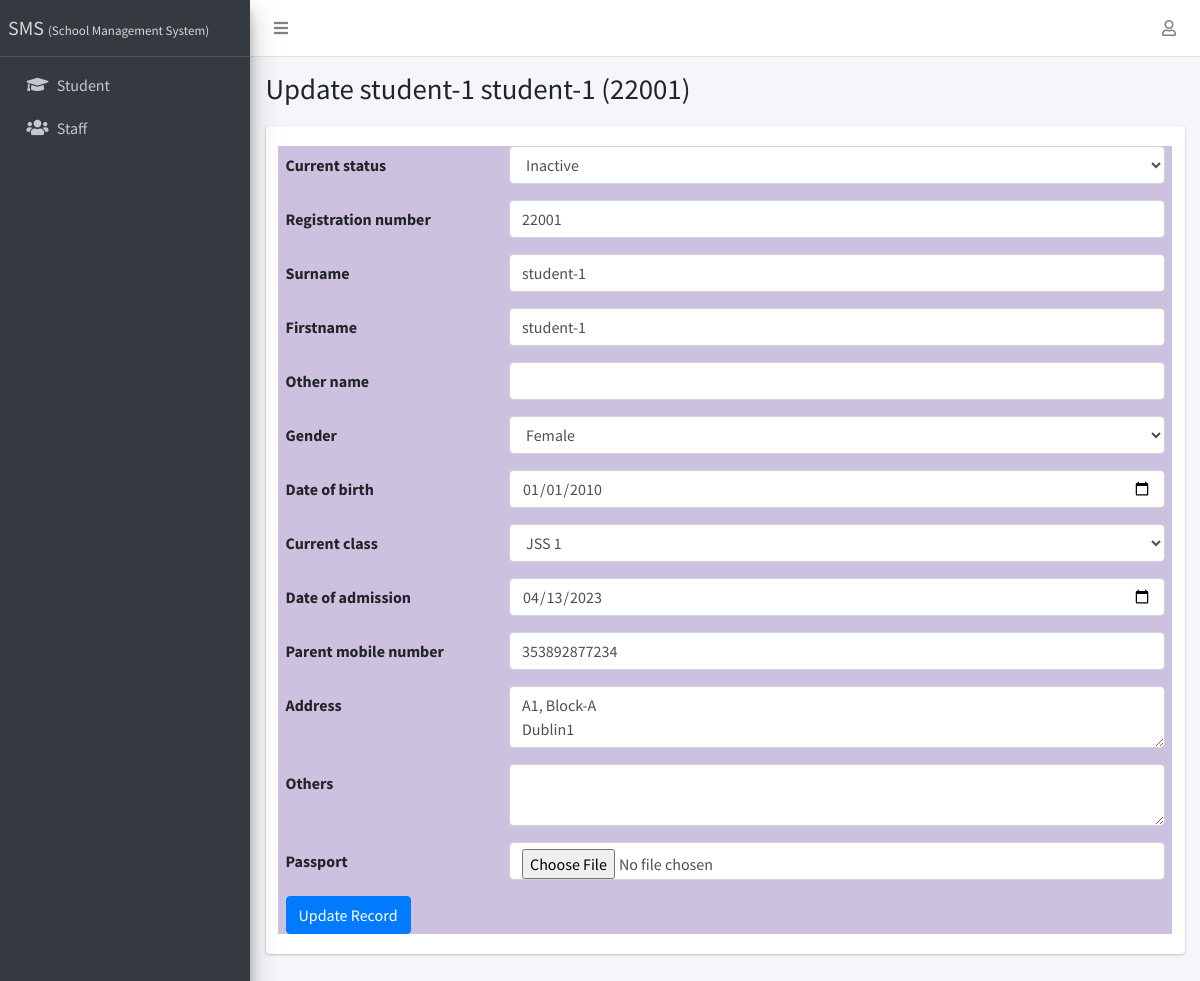
The app's page /student/1/update/ (signed in) with its own data.
### apps/students/models.py (models this page shows, shortened)
class Student(models.Model):
    STATUS_CHOICES = [("active", "Active"), ("inactive", "Inactive")]
    GENDER_CHOICES = [("male", "Male"), ("female", "Female")]
    current_status = models.CharField(
        max_length=10, choices=STATUS_CHOICES, default="active"
    )
    registration_number = models.CharField(max_length=200, unique=True)
    surname = models.CharField(max_length=200)
    firstname = models.CharField(max_length=200)
    other_name = models.CharField(max_length=200, blank=True)
    gender = models.CharField(max_length=10, choices=GENDER_CHOICES, default="male")
    date_of_birth = models.DateField(default=timezone.now)
    current_class = models.ForeignKey(
        StudentClass, on_delete=models.SET_NULL, blank=True, null=True
    )
    date_of_admission = models.DateField(default=timezone.now)
    mobile_num_regex = RegexValidator(
        regex="^[0-9]{10,15}$", message="Entered mobile number isn't in a right format!"
    )
    parent_mobile_number = models.CharField(
        validators=[mobile_num_regex], max_length=13, blank=True
    )
    address = models.TextField(blank=True)
    others = models.TextField(blank=True)
    passport = models.ImageField(blank=True, upload_to="students/passports/")
    class Meta:
        ordering = ["surname", "firstname", "other_name"]
    def __str__(self):
        return f"{self.surname} {self.firstname} {self.other_name} ({self.registration_number})"

### apps/students/views.py (the view)
# urls.py: path("<int:pk>/update/", StudentUpdateView.as_view(), name="student-update"),
class StudentUpdateView(LoginRequiredMixin, SuccessMessageMixin, UpdateView):
    model = Student
    fields = "__all__"
    success_message = "Record successfully updated."
    def get_form(self):
        form = super(StudentUpdateView, self).get_form()
        form.fields["date_of_birth"].widget = widgets.DateInput(attrs={"type": "date"})
        form.fields["date_of_admission"].widget = widgets.DateInput(
            attrs={"type": "date"}
        )
        form.fields["address"].widget = widgets.Textarea(attrs={"rows": 2})
        form.fields["others"].widget = widgets.Textarea(attrs={"rows": 2})
        return form

### apps/corecode/context_processors.py (called while the page is built)
def site_defaults(request):
    current_session = AcademicSession.objects.get(current=True)
    current_term = AcademicTerm.objects.get(current=True)
    vals = SiteConfig.objects.all()
    contexts = {
        "current_session": current_session.name,
        "current_term": current_term.name,
    }
    for val in vals:
        contexts[val.key] = val.value
    return contexts

### apps/corecode/models.py (called while the page is built)
    def __str__(self):
        return self.name

### apps/students/templates/students/student_form.html (shortened to what this page needs)
{% extends 'base.html' %}
{% block title %}
  {% if object %}
    Update {{ object }}
  {% else %}
    Add new student
  {% endif %}
{% endblock title %}
{% block content %}
<form action="" method="POST" enctype="multipart/form-data">
  {% include 'corecode/form_snippet.html' %}
  {% if object %}
    <input type="submit" class="btn btn-primary" value="Update Record">
  {% else %}
    <input type="submit" class="btn btn-primary" value="Add new student">
  {% endif %}
</form>
{% endblock content %}

### apps/corecode/templates/corecode/form_snippet.html (shortened to what this page needs)
{% load widget_tweaks %}
{% for field in form %}
<div class="form-group row">
  <label class="col-sm-3 col-form-label" for="{{ field.auto_id }}">
    {{ field.label }}
  </label>
  <div class="col-sm-9">
    {{ field | add_class:"form-control"}}
  </div>
</div>
{% endfor %}

### records on screen
Student: surname+firstname+other_name "student-1 student-1 (22001)", current_status "Inactive" "22001" "student-1" "student-1" "Female" "01/01/2010" "JSS 1" "04/13/2023" "353892877234" "A1, Block-A Dublin1"

### other values on screen
{{ field.label }} "Current status" "Registration number" "Surname" "Firstname" "Other name" "Gender" "Date of birth" "Current class" "Date of admission" "Parent mobile number" "Address" "Others" "Passport"
